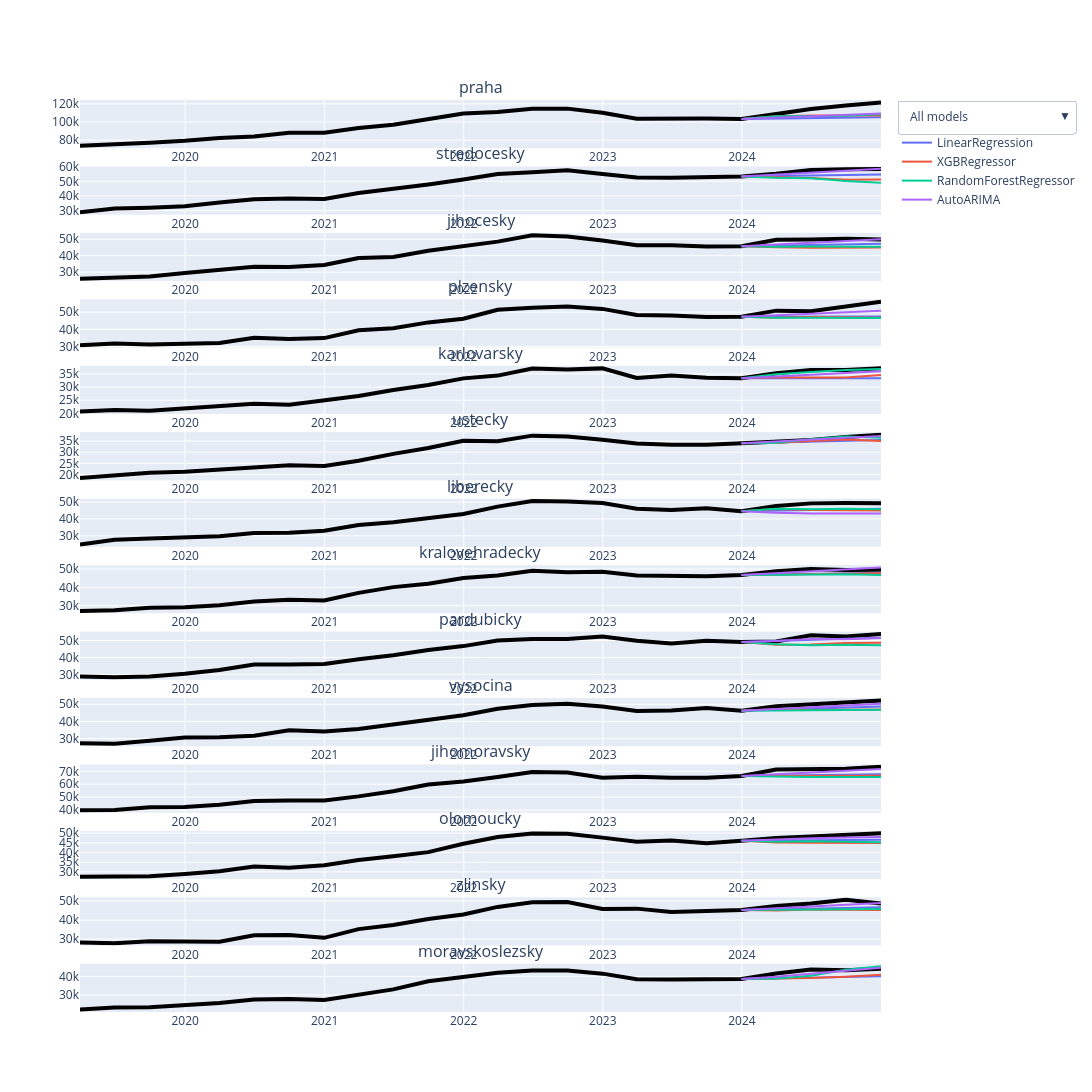

This figure's notebook cell:
### Markdown cell above
## Graph Vizualization

### Code cell
show_graph(df, combined_predictions)
